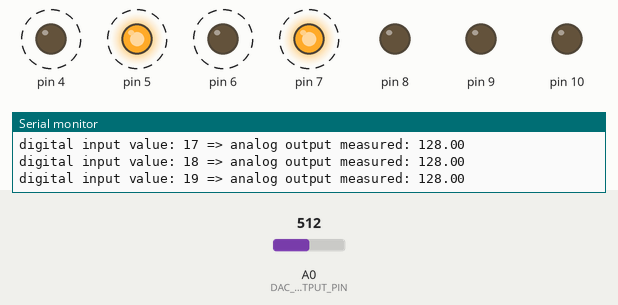
The sketch below on a simulated Arduino Uno, built with avr-gcc and run on an emulated ATmega328P. Parts: output pins drawn as LEDs (lit = HIGH), the last lines printed to the serial monitor. Dashed ring = blinking. Inputs (shaded band) come from the test bench; at power-on: A0 (DAC_OUTPUT_PIN) = 512. Pins used as bus, display or sensor lines are not drawn. At 16.5 s the program stops and its outputs stay as they are.

Above: at 1.2 s.
1.3 s: A0 (DAC_OUTPUT_PIN) set to 0
At 3.73 s:
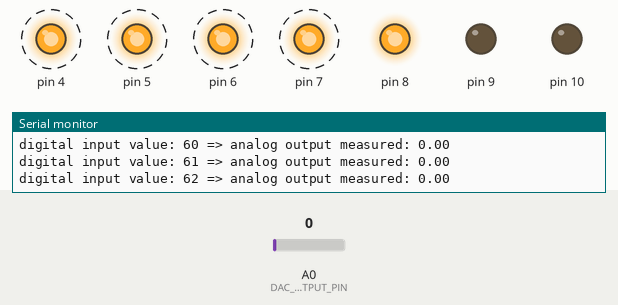
4.3 s: A0 (DAC_OUTPUT_PIN) set to 122
At 5.65 s:
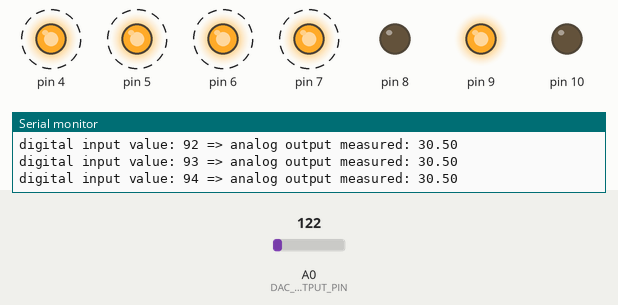
Timing chart, 0 to 16.9 s (numbered marks = the images above; inputs shaded):
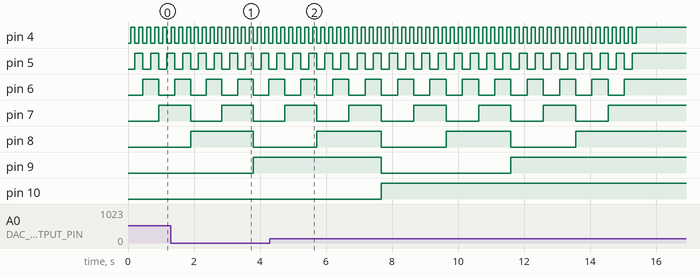

The sketch:

DAC_autotest.ino
```cpp
const int DAC_OUTPUT_PIN = A0;
const int OUTPUT_FIRST_PIN = 3;

byte value = 0;

void setup() {
  // put your setup code here, to run once:
  Serial.begin(9600);

  pinMode(DAC_OUTPUT_PIN, INPUT);

  for (int pin = OUTPUT_FIRST_PIN; pin < OUTPUT_FIRST_PIN + 8; pin++) {
    pinMode(pin, OUTPUT);
  }

  Serial.println("Ready");
}

void loop() {
  // put your main code here, to run repeatedly:
  Serial.print("digital input value: ");
  Serial.print(value);
  for (int i = 0; i < 8; i++) {
    int pin = OUTPUT_FIRST_PIN + i;
    byte valueForThisPin = (value >> i) & 0x1;
    digitalWrite(pin, valueForThisPin);
  }
  // Leave some time for propagation
  delay(20);
  Serial.print(" => analog output measured: ");
  int analogValue = analogRead(DAC_OUTPUT_PIN);
  Serial.println(analogValue / 4.0);

  if (value < 0xff) {
    value++;
  } else {
    delay(1000);
    exit(0);
  }
}
```

Measured:
- by itself, pin 4: alternates HIGH for 0.12 s and LOW for 0.12 s, 91 changes in all, then stays HIGH
- by itself, pin 5: alternates HIGH for 0.25 s and LOW for 0.25 s, 45 changes in all, then stays HIGH
- by itself, pin 6: alternates HIGH for 0.49 s and LOW for 0.49 s, 22 changes in all, then stays HIGH
- by itself, pin 7: alternates HIGH for 0.98 s and LOW for 0.98 s, 11 changes in all, then stays HIGH
- by itself, pin 8: alternates HIGH for 2.0 s and LOW for 2.0 s, 5 changes in all, then stays HIGH
